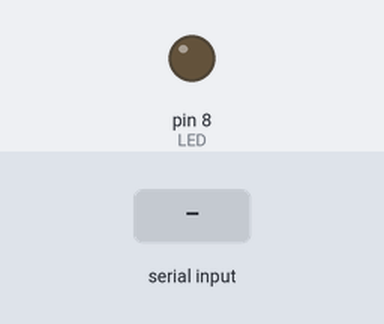
The sketch below on a simulated Arduino Uno, built with avr-gcc and run on an emulated ATmega328P. Shown: output pins drawn as LEDs (lit = HIGH). The test bench sets the inputs (shaded band). What the sketch prints to the serial monitor is not drawn.

Above: at 1.2 s.
1.3 s: "0" received over Serial
At 2.1 s:
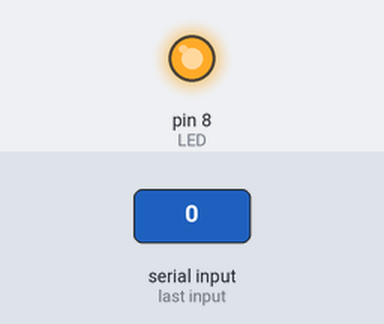
Timing chart, 0 to 4.3 s (numbered marks = the images above; inputs shaded):
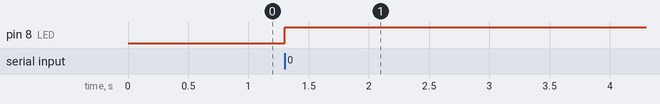

The sketch:

copy_of_two_arduino1__1_.ino
```cpp
// Code cho Arduino 1 - Lật trạng thái đèn sau mỗi lần Arduino 2 nhấn phím
char t0='1',t;
byte LED = 8;
bool s=0;

void setup()
{
   pinMode(LED, OUTPUT);
   Serial.begin(9600);
   Serial.println("Nhan Button de lat trang thai den");
}


void loop()
{
   if(Serial.available())
   {
      char t = Serial.read();
      if (t0=='1'&&t=='0')
      {
        s=!s;
        digitalWrite(LED, s);
      }
      t0=t;
}
}
```

Measured:
- after the input at 1.3 s, pin 8 (LED): LOW → HIGH at once
